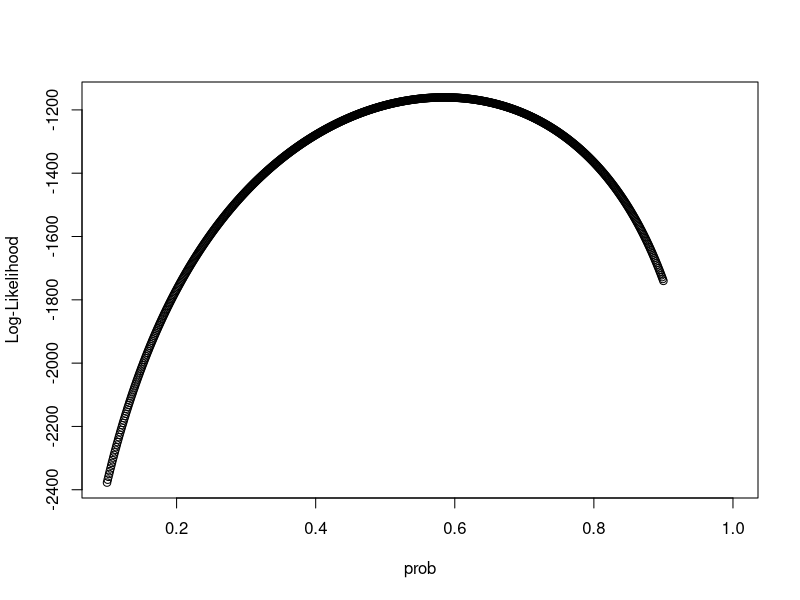

Source code (R):
rm(list = ls())
# Modelling geometric Distribution 
n <- 1000
y.geom <- rgeom(n, 0.6)

# Log-likelihood
loglikvalue.geom <- function(prob.geom,x)
{
 loglikelihood.geom<-((n*log(prob.geom))+(log(1-prob.geom)*sum(x)))
  print(loglikelihood.geom)
 #return(loglikelihood.geom)
}

# Different values of p
prob.values <- seq(0.1,0.9,by = 0.001)
p.geom <- loglikvalue.geom(prob.values,y.geom)
data.geom<-data.frame(cbind(prob.values,p.geom))

plot(data.geom[,1],data.geom[,2],xlab="prob",ylab="Log-Likelihood",
     xlim=c(0.1,1),ylim=c(min(p.geom),max(p.geom)))


# Maximum likelihood estimation 
x<<-y.geom

mle.geom<-function(prob.values)
{
  loglikelihood.geom<-((n*log(prob.values))+(log(1-prob.values)*sum(x)))
  return(-loglikelihood.geom)
}

mlevalue.pois<-nlminb(start=0.3,objective=mle.geom,hessian=T)  ### mle of poisson


####
#[1] 0.5988022

#$objective
#[1] 1124.735

#$convergence
#[1] 0

#$iterations
#[1] 6

#$evaluations
#function gradient 
#8        8 

#$message
#[1] "relative convergence (4)"
